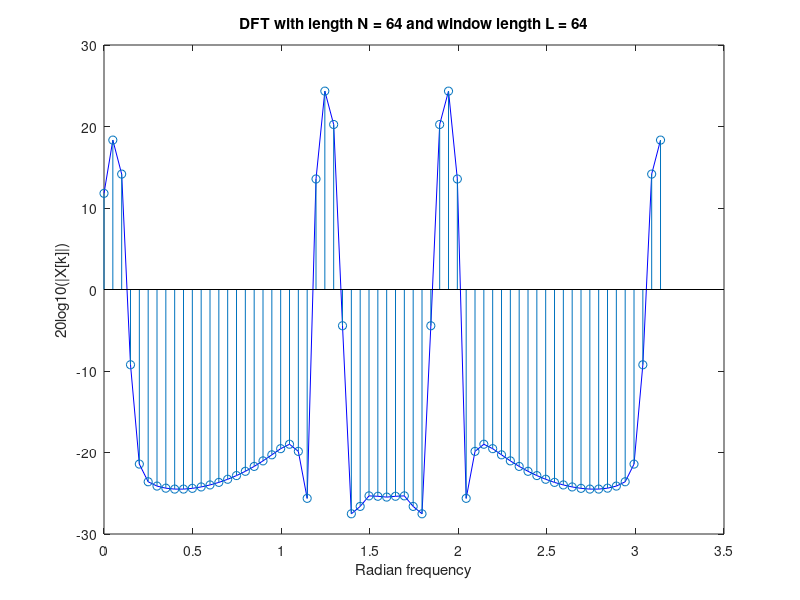
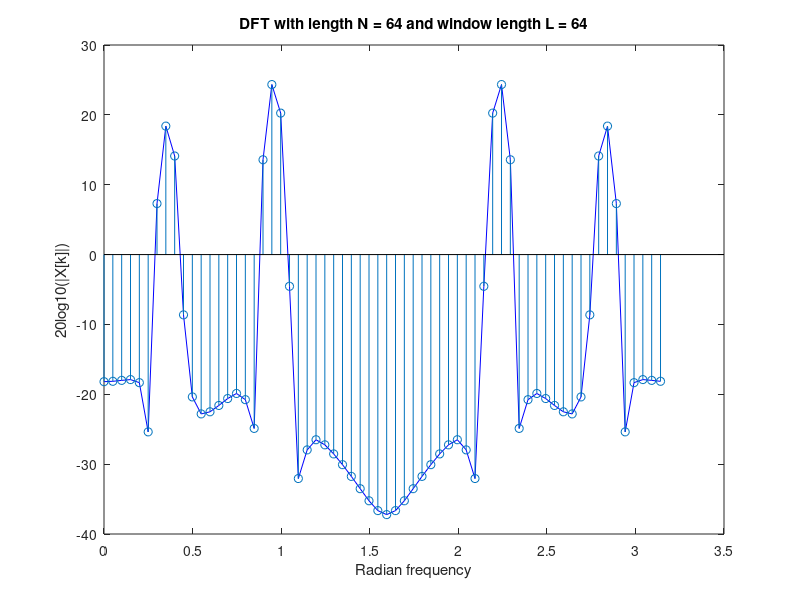
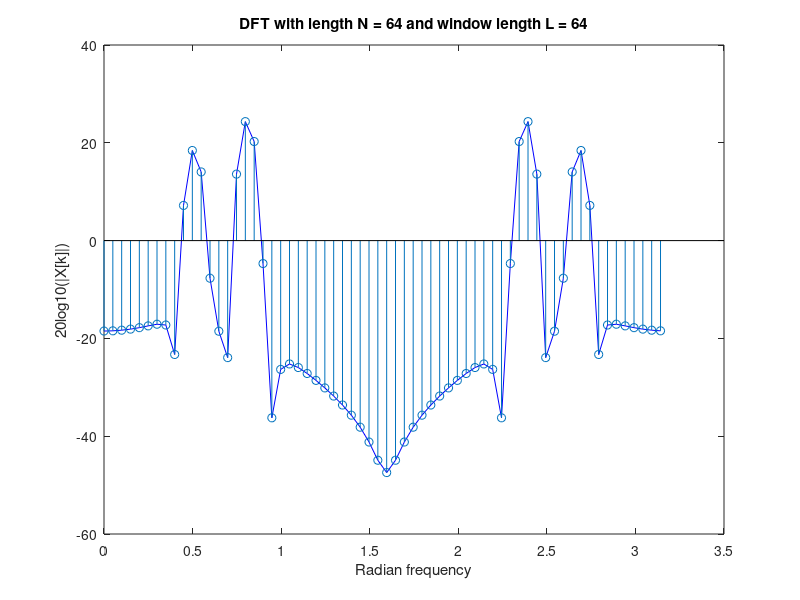
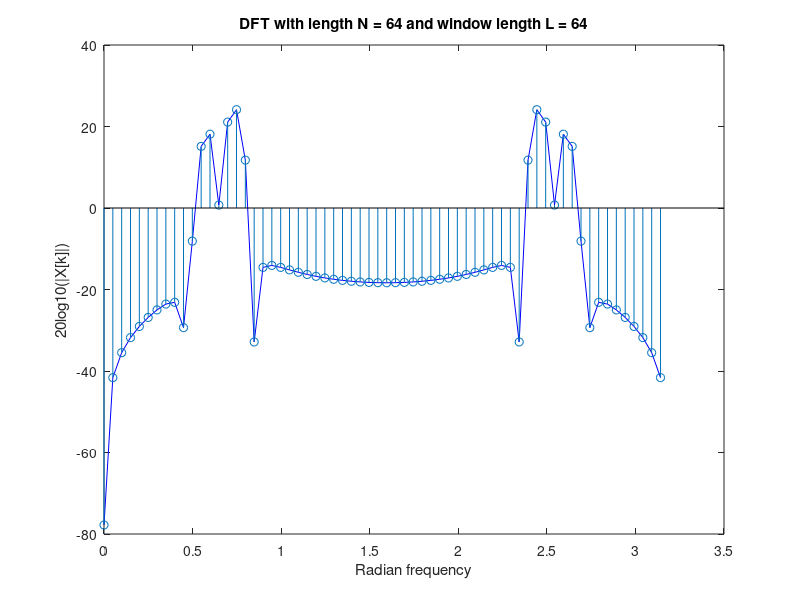

MATLAB code for these plots, in order:
%% Latiniko onoma: Dimitrios (9 grammata)
%% Latiniko epitheto: Koukougiannis (13)

function fouriert = DFT()
  %% Orismos parametrwn
  
  L = 64; %% allazei
  A1 = 1; A2 = 0.5; 
  l1 = 9; l2 = 13;
  
  A = [l1 l2]; %% Pinakas gia ton arithmo twn grammatwn
  frq1 = pi*mod((10/7.5) * (max(A) / (l1 + l2)), 1);
  frq2 = mod(frq1 + (pi / 4), pi);
  N = L; %% allazei
  
  for i = 1:1:100
  signalA = inline('A1*cos(frq1*n) + A2*cos(frq2*n)'); %% x[n]
  xconf = linspace(0, L - 1, L);
  signalB = signalA(A1, A2, frq1, frq2, xconf).*hamming(L)'; %% Parathiromeno shma L stoixeia


  %% .* Shmainei oti pollaplasiazoume stoixeio me stoixeio(x[1]*x[1] x[2]*x[2] etc])
  fouriert = fft(signalB, N);
  xlin = linspace(0, pi, N);
  figure(i);
  plot(xlin,20*log10(abs(fouriert)), 'b-');hold on; stem(xlin, 20*log10(abs(fouriert)));
  xlabel('Radian frequency'); ylabel('20log10(|X[k]|)'); 
  title(['DFT with length N = ', num2str(N), ' and window length L = ', num2str(L)]);
  
  center = (frq1 + frq2) / 2;
  frq1 = (frq1 + center) / 2;
  frq2 = (frq2 + center) / 2;
  
  disp('Iterations: '); disp(i);
  pause(3);
  end